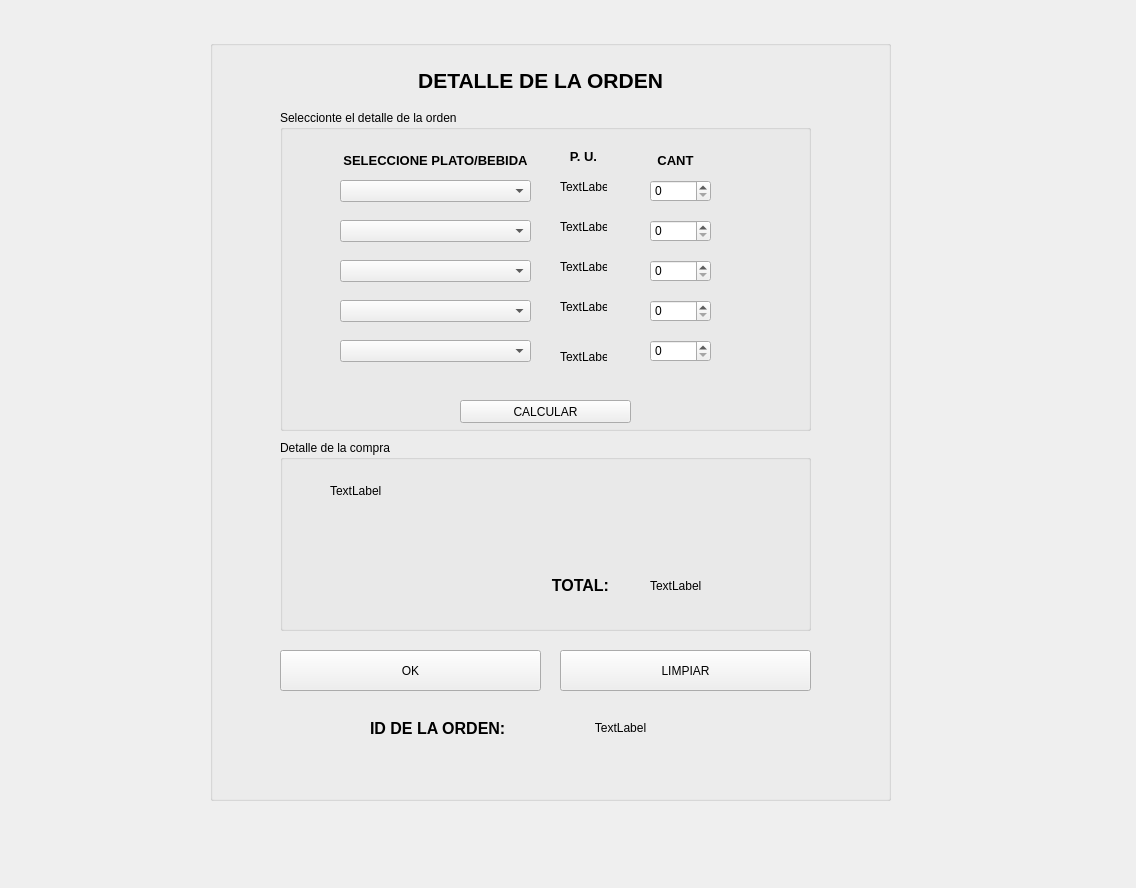
<?xml version="1.0" encoding="UTF-8"?>
<ui version="4.0">
 <class>MainWindow</class>
 <widget class="QMainWindow" name="MainWindow">
  <property name="geometry">
   <rect>
    <x>0</x>
    <y>0</y>
    <width>1136</width>
    <height>888</height>
   </rect>
  </property>
  <property name="windowTitle">
   <string>MainWindow</string>
  </property>
  <widget class="QWidget" name="centralwidget">
   <widget class="QGroupBox" name="groupBox">
    <property name="geometry">
     <rect>
      <x>210</x>
      <y>40</y>
      <width>681</width>
      <height>761</height>
     </rect>
    </property>
    <property name="title">
     <string/>
    </property>
    <widget class="QLabel" name="label">
     <property name="geometry">
      <rect>
       <x>130</x>
       <y>10</y>
       <width>401</width>
       <height>61</height>
      </rect>
     </property>
     <property name="font">
      <font>
       <pointsize>16</pointsize>
       <weight>75</weight>
       <bold>true</bold>
      </font>
     </property>
     <property name="text">
      <string>DETALLE DE LA ORDEN</string>
     </property>
     <property name="alignment">
      <set>Qt::AlignCenter</set>
     </property>
    </widget>
    <widget class="QGroupBox" name="groupBox_2">
     <property name="geometry">
      <rect>
       <x>70</x>
       <y>70</y>
       <width>531</width>
       <height>321</height>
      </rect>
     </property>
     <property name="title">
      <string>Seleccionte el detalle de la orden</string>
     </property>
     <widget class="QSpinBox" name="spinBox">
      <property name="geometry">
       <rect>
        <x>370</x>
        <y>70</y>
        <width>61</width>
        <height>22</height>
       </rect>
      </property>
     </widget>
     <widget class="QComboBox" name="comboBox">
      <property name="geometry">
       <rect>
        <x>60</x>
        <y>70</y>
        <width>191</width>
        <height>22</height>
       </rect>
      </property>
     </widget>
     <widget class="QComboBox" name="comboBox_2">
      <property name="geometry">
       <rect>
        <x>60</x>
        <y>110</y>
        <width>191</width>
        <height>22</height>
       </rect>
      </property>
     </widget>
     <widget class="QSpinBox" name="spinBox_2">
      <property name="geometry">
       <rect>
        <x>370</x>
        <y>110</y>
        <width>61</width>
        <height>22</height>
       </rect>
      </property>
     </widget>
     <widget class="QComboBox" name="comboBox_3">
      <property name="geometry">
       <rect>
        <x>60</x>
        <y>150</y>
        <width>191</width>
        <height>22</height>
       </rect>
      </property>
     </widget>
     <widget class="QSpinBox" name="spinBox_3">
      <property name="geometry">
       <rect>
        <x>370</x>
        <y>150</y>
        <width>61</width>
        <height>22</height>
       </rect>
      </property>
     </widget>
     <widget class="QComboBox" name="comboBox_4">
      <property name="geometry">
       <rect>
        <x>60</x>
        <y>190</y>
        <width>191</width>
        <height>22</height>
       </rect>
      </property>
     </widget>
     <widget class="QSpinBox" name="spinBox_4">
      <property name="geometry">
       <rect>
        <x>370</x>
        <y>190</y>
        <width>61</width>
        <height>22</height>
       </rect>
      </property>
     </widget>
     <widget class="QSpinBox" name="spinBox_5">
      <property name="geometry">
       <rect>
        <x>370</x>
        <y>230</y>
        <width>61</width>
        <height>22</height>
       </rect>
      </property>
     </widget>
     <widget class="QComboBox" name="comboBox_5">
      <property name="geometry">
       <rect>
        <x>60</x>
        <y>230</y>
        <width>191</width>
        <height>22</height>
       </rect>
      </property>
     </widget>
     <widget class="QLabel" name="label_2">
      <property name="geometry">
       <rect>
        <x>280</x>
        <y>70</y>
        <width>47</width>
        <height>13</height>
       </rect>
      </property>
      <property name="text">
       <string>TextLabel</string>
      </property>
     </widget>
     <widget class="QLabel" name="label_3">
      <property name="geometry">
       <rect>
        <x>280</x>
        <y>110</y>
        <width>47</width>
        <height>13</height>
       </rect>
      </property>
      <property name="text">
       <string>TextLabel</string>
      </property>
     </widget>
     <widget class="QLabel" name="label_4">
      <property name="geometry">
       <rect>
        <x>280</x>
        <y>150</y>
        <width>47</width>
        <height>13</height>
       </rect>
      </property>
      <property name="text">
       <string>TextLabel</string>
      </property>
     </widget>
     <widget class="QLabel" name="label_5">
      <property name="geometry">
       <rect>
        <x>280</x>
        <y>190</y>
        <width>47</width>
        <height>13</height>
       </rect>
      </property>
      <property name="text">
       <string>TextLabel</string>
      </property>
     </widget>
     <widget class="QLabel" name="label_6">
      <property name="geometry">
       <rect>
        <x>280</x>
        <y>240</y>
        <width>47</width>
        <height>13</height>
       </rect>
      </property>
      <property name="text">
       <string>TextLabel</string>
      </property>
     </widget>
     <widget class="QLabel" name="label_7">
      <property name="geometry">
       <rect>
        <x>60</x>
        <y>40</y>
        <width>191</width>
        <height>20</height>
       </rect>
      </property>
      <property name="font">
       <font>
        <pointsize>10</pointsize>
        <weight>75</weight>
        <bold>true</bold>
       </font>
      </property>
      <property name="text">
       <string>SELECCIONE PLATO/BEBIDA</string>
      </property>
      <property name="alignment">
       <set>Qt::AlignCenter</set>
      </property>
     </widget>
     <widget class="QLabel" name="label_8">
      <property name="geometry">
       <rect>
        <x>280</x>
        <y>40</y>
        <width>47</width>
        <height>13</height>
       </rect>
      </property>
      <property name="font">
       <font>
        <pointsize>10</pointsize>
        <weight>75</weight>
        <bold>true</bold>
       </font>
      </property>
      <property name="text">
       <string>P. U.</string>
      </property>
      <property name="alignment">
       <set>Qt::AlignCenter</set>
      </property>
     </widget>
     <widget class="QLabel" name="label_9">
      <property name="geometry">
       <rect>
        <x>360</x>
        <y>40</y>
        <width>71</width>
        <height>20</height>
       </rect>
      </property>
      <property name="font">
       <font>
        <pointsize>10</pointsize>
        <weight>75</weight>
        <bold>true</bold>
       </font>
      </property>
      <property name="text">
       <string>CANT</string>
      </property>
      <property name="alignment">
       <set>Qt::AlignCenter</set>
      </property>
     </widget>
     <widget class="QPushButton" name="pushButton_3">
      <property name="geometry">
       <rect>
        <x>180</x>
        <y>290</y>
        <width>171</width>
        <height>23</height>
       </rect>
      </property>
      <property name="text">
       <string>CALCULAR</string>
      </property>
     </widget>
    </widget>
    <widget class="QPushButton" name="pushButton">
     <property name="geometry">
      <rect>
       <x>350</x>
       <y>610</y>
       <width>251</width>
       <height>41</height>
      </rect>
     </property>
     <property name="text">
      <string>LIMPIAR</string>
     </property>
    </widget>
    <widget class="QPushButton" name="pushButton_2">
     <property name="geometry">
      <rect>
       <x>70</x>
       <y>610</y>
       <width>261</width>
       <height>41</height>
      </rect>
     </property>
     <property name="text">
      <string>OK</string>
     </property>
    </widget>
    <widget class="QGroupBox" name="groupBox_3">
     <property name="geometry">
      <rect>
       <x>70</x>
       <y>400</y>
       <width>531</width>
       <height>191</height>
      </rect>
     </property>
     <property name="title">
      <string>Detalle de la compra</string>
     </property>
     <widget class="QLabel" name="label_10">
      <property name="geometry">
       <rect>
        <x>50</x>
        <y>20</y>
        <width>431</width>
        <height>61</height>
       </rect>
      </property>
      <property name="text">
       <string>TextLabel</string>
      </property>
     </widget>
     <widget class="QLabel" name="label_11">
      <property name="geometry">
       <rect>
        <x>370</x>
        <y>130</y>
        <width>101</width>
        <height>31</height>
       </rect>
      </property>
      <property name="text">
       <string>TextLabel</string>
      </property>
     </widget>
     <widget class="QLabel" name="label_12">
      <property name="geometry">
       <rect>
        <x>250</x>
        <y>130</y>
        <width>101</width>
        <height>31</height>
       </rect>
      </property>
      <property name="font">
       <font>
        <pointsize>12</pointsize>
        <weight>75</weight>
        <bold>true</bold>
       </font>
      </property>
      <property name="text">
       <string>TOTAL:</string>
      </property>
      <property name="alignment">
       <set>Qt::AlignCenter</set>
      </property>
     </widget>
    </widget>
    <widget class="QLabel" name="label_13">
     <property name="geometry">
      <rect>
       <x>160</x>
       <y>680</y>
       <width>151</width>
       <height>16</height>
      </rect>
     </property>
     <property name="font">
      <font>
       <pointsize>12</pointsize>
       <weight>75</weight>
       <bold>true</bold>
      </font>
     </property>
     <property name="text">
      <string>ID DE LA ORDEN:</string>
     </property>
    </widget>
    <widget class="QLabel" name="label_14">
     <property name="geometry">
      <rect>
       <x>320</x>
       <y>680</y>
       <width>181</width>
       <height>16</height>
      </rect>
     </property>
     <property name="text">
      <string>TextLabel</string>
     </property>
     <property name="alignment">
      <set>Qt::AlignCenter</set>
     </property>
    </widget>
   </widget>
  </widget>
 </widget>
 <resources/>
 <connections/>
</ui>
